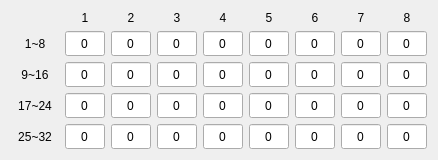
<?xml version="1.0" encoding="UTF-8"?>
<ui version="4.0">
 <class>PointTable</class>
 <widget class="QWidget" name="PointTable">
  <property name="geometry">
   <rect>
    <x>0</x>
    <y>0</y>
    <width>438</width>
    <height>158</height>
   </rect>
  </property>
  <property name="windowTitle">
   <string>Form</string>
  </property>
  <layout class="QGridLayout" name="gridLayout">
   <item row="0" column="1">
    <widget class="QLabel" name="label">
     <property name="font">
      <font>
       <pointsize>9</pointsize>
      </font>
     </property>
     <property name="text">
      <string>1</string>
     </property>
     <property name="alignment">
      <set>Qt::AlignCenter</set>
     </property>
    </widget>
   </item>
   <item row="0" column="2">
    <widget class="QLabel" name="label_2">
     <property name="font">
      <font>
       <pointsize>9</pointsize>
      </font>
     </property>
     <property name="text">
      <string>2</string>
     </property>
     <property name="alignment">
      <set>Qt::AlignCenter</set>
     </property>
    </widget>
   </item>
   <item row="0" column="3">
    <widget class="QLabel" name="label_3">
     <property name="font">
      <font>
       <pointsize>9</pointsize>
      </font>
     </property>
     <property name="text">
      <string>3</string>
     </property>
     <property name="alignment">
      <set>Qt::AlignCenter</set>
     </property>
    </widget>
   </item>
   <item row="0" column="4">
    <widget class="QLabel" name="label_4">
     <property name="font">
      <font>
       <pointsize>9</pointsize>
      </font>
     </property>
     <property name="text">
      <string>4</string>
     </property>
     <property name="alignment">
      <set>Qt::AlignCenter</set>
     </property>
    </widget>
   </item>
   <item row="0" column="5">
    <widget class="QLabel" name="label_5">
     <property name="font">
      <font>
       <pointsize>9</pointsize>
      </font>
     </property>
     <property name="text">
      <string>5</string>
     </property>
     <property name="alignment">
      <set>Qt::AlignCenter</set>
     </property>
    </widget>
   </item>
   <item row="0" column="6">
    <widget class="QLabel" name="label_6">
     <property name="font">
      <font>
       <pointsize>9</pointsize>
      </font>
     </property>
     <property name="text">
      <string>6</string>
     </property>
     <property name="alignment">
      <set>Qt::AlignCenter</set>
     </property>
    </widget>
   </item>
   <item row="0" column="7">
    <widget class="QLabel" name="label_7">
     <property name="font">
      <font>
       <pointsize>9</pointsize>
      </font>
     </property>
     <property name="text">
      <string>7</string>
     </property>
     <property name="alignment">
      <set>Qt::AlignCenter</set>
     </property>
    </widget>
   </item>
   <item row="0" column="8">
    <widget class="QLabel" name="label_8">
     <property name="font">
      <font>
       <pointsize>9</pointsize>
      </font>
     </property>
     <property name="text">
      <string>8</string>
     </property>
     <property name="alignment">
      <set>Qt::AlignCenter</set>
     </property>
    </widget>
   </item>
   <item row="1" column="0">
    <widget class="QLabel" name="label_9">
     <property name="font">
      <font>
       <pointsize>9</pointsize>
      </font>
     </property>
     <property name="text">
      <string>1~8</string>
     </property>
     <property name="alignment">
      <set>Qt::AlignCenter</set>
     </property>
    </widget>
   </item>
   <item row="1" column="1">
    <widget class="QLineEdit" name="lineEdit_1">
     <property name="minimumSize">
      <size>
       <width>40</width>
       <height>25</height>
      </size>
     </property>
     <property name="maximumSize">
      <size>
       <width>40</width>
       <height>25</height>
      </size>
     </property>
     <property name="font">
      <font>
       <pointsize>9</pointsize>
      </font>
     </property>
     <property name="text">
      <string>0</string>
     </property>
     <property name="alignment">
      <set>Qt::AlignCenter</set>
     </property>
    </widget>
   </item>
   <item row="1" column="2">
    <widget class="QLineEdit" name="lineEdit_2">
     <property name="minimumSize">
      <size>
       <width>40</width>
       <height>25</height>
      </size>
     </property>
     <property name="maximumSize">
      <size>
       <width>40</width>
       <height>25</height>
      </size>
     </property>
     <property name="font">
      <font>
       <pointsize>9</pointsize>
      </font>
     </property>
     <property name="text">
      <string>0</string>
     </property>
     <property name="alignment">
      <set>Qt::AlignCenter</set>
     </property>
    </widget>
   </item>
   <item row="1" column="3">
    <widget class="QLineEdit" name="lineEdit_3">
     <property name="minimumSize">
      <size>
       <width>40</width>
       <height>25</height>
      </size>
     </property>
     <property name="maximumSize">
      <size>
       <width>40</width>
       <height>25</height>
      </size>
     </property>
     <property name="font">
      <font>
       <pointsize>9</pointsize>
      </font>
     </property>
     <property name="text">
      <string>0</string>
     </property>
     <property name="alignment">
      <set>Qt::AlignCenter</set>
     </property>
    </widget>
   </item>
   <item row="1" column="4">
    <widget class="QLineEdit" name="lineEdit_4">
     <property name="minimumSize">
      <size>
       <width>40</width>
       <height>25</height>
      </size>
     </property>
     <property name="maximumSize">
      <size>
       <width>40</width>
       <height>25</height>
      </size>
     </property>
     <property name="font">
      <font>
       <pointsize>9</pointsize>
      </font>
     </property>
     <property name="text">
      <string>0</string>
     </property>
     <property name="alignment">
      <set>Qt::AlignCenter</set>
     </property>
    </widget>
   </item>
   <item row="1" column="5">
    <widget class="QLineEdit" name="lineEdit_5">
     <property name="minimumSize">
      <size>
       <width>40</width>
       <height>25</height>
      </size>
     </property>
     <property name="maximumSize">
      <size>
       <width>40</width>
       <height>25</height>
      </size>
     </property>
     <property name="font">
      <font>
       <pointsize>9</pointsize>
      </font>
     </property>
     <property name="text">
      <string>0</string>
     </property>
     <property name="alignment">
      <set>Qt::AlignCenter</set>
     </property>
    </widget>
   </item>
   <item row="1" column="6">
    <widget class="QLineEdit" name="lineEdit_6">
     <property name="minimumSize">
      <size>
       <width>40</width>
       <height>25</height>
      </size>
     </property>
     <property name="maximumSize">
      <size>
       <width>40</width>
       <height>25</height>
      </size>
     </property>
     <property name="font">
      <font>
       <pointsize>9</pointsize>
      </font>
     </property>
     <property name="text">
      <string>0</string>
     </property>
     <property name="alignment">
      <set>Qt::AlignCenter</set>
     </property>
    </widget>
   </item>
   <item row="1" column="7">
    <widget class="QLineEdit" name="lineEdit_7">
     <property name="minimumSize">
      <size>
       <width>40</width>
       <height>25</height>
      </size>
     </property>
     <property name="maximumSize">
      <size>
       <width>40</width>
       <height>25</height>
      </size>
     </property>
     <property name="font">
      <font>
       <pointsize>9</pointsize>
      </font>
     </property>
     <property name="text">
      <string>0</string>
     </property>
     <property name="alignment">
      <set>Qt::AlignCenter</set>
     </property>
    </widget>
   </item>
   <item row="1" column="8">
    <widget class="QLineEdit" name="lineEdit_8">
     <property name="minimumSize">
      <size>
       <width>40</width>
       <height>25</height>
      </size>
     </property>
     <property name="maximumSize">
      <size>
       <width>40</width>
       <height>25</height>
      </size>
     </property>
     <property name="font">
      <font>
       <pointsize>9</pointsize>
      </font>
     </property>
     <property name="text">
      <string>0</string>
     </property>
     <property name="alignment">
      <set>Qt::AlignCenter</set>
     </property>
    </widget>
   </item>
   <item row="2" column="0">
    <widget class="QLabel" name="label_10">
     <property name="font">
      <font>
       <pointsize>9</pointsize>
      </font>
     </property>
     <property name="text">
      <string>9~16</string>
     </property>
     <property name="alignment">
      <set>Qt::AlignCenter</set>
     </property>
    </widget>
   </item>
   <item row="2" column="1">
    <widget class="QLineEdit" name="lineEdit_9">
     <property name="minimumSize">
      <size>
       <width>40</width>
       <height>25</height>
      </size>
     </property>
     <property name="maximumSize">
      <size>
       <width>40</width>
       <height>25</height>
      </size>
     </property>
     <property name="font">
      <font>
       <pointsize>9</pointsize>
      </font>
     </property>
     <property name="text">
      <string>0</string>
     </property>
     <property name="alignment">
      <set>Qt::AlignCenter</set>
     </property>
    </widget>
   </item>
   <item row="2" column="2">
    <widget class="QLineEdit" name="lineEdit_10">
     <property name="minimumSize">
      <size>
       <width>40</width>
       <height>25</height>
      </size>
     </property>
     <property name="maximumSize">
      <size>
       <width>40</width>
       <height>25</height>
      </size>
     </property>
     <property name="font">
      <font>
       <pointsize>9</pointsize>
      </font>
     </property>
     <property name="text">
      <string>0</string>
     </property>
     <property name="alignment">
      <set>Qt::AlignCenter</set>
     </property>
    </widget>
   </item>
   <item row="2" column="3">
    <widget class="QLineEdit" name="lineEdit_11">
     <property name="minimumSize">
      <size>
       <width>40</width>
       <height>25</height>
      </size>
     </property>
     <property name="maximumSize">
      <size>
       <width>40</width>
       <height>25</height>
      </size>
     </property>
     <property name="font">
      <font>
       <pointsize>9</pointsize>
      </font>
     </property>
     <property name="text">
      <string>0</string>
     </property>
     <property name="alignment">
      <set>Qt::AlignCenter</set>
     </property>
    </widget>
   </item>
   <item row="2" column="4">
    <widget class="QLineEdit" name="lineEdit_12">
     <property name="minimumSize">
      <size>
       <width>40</width>
       <height>25</height>
      </size>
     </property>
     <property name="maximumSize">
      <size>
       <width>40</width>
       <height>25</height>
      </size>
     </property>
     <property name="font">
      <font>
       <pointsize>9</pointsize>
      </font>
     </property>
     <property name="text">
      <string>0</string>
     </property>
     <property name="alignment">
      <set>Qt::AlignCenter</set>
     </property>
    </widget>
   </item>
   <item row="2" column="5">
    <widget class="QLineEdit" name="lineEdit_13">
     <property name="minimumSize">
      <size>
       <width>40</width>
       <height>25</height>
      </size>
     </property>
     <property name="maximumSize">
      <size>
       <width>40</width>
       <height>25</height>
      </size>
     </property>
     <property name="font">
      <font>
       <pointsize>9</pointsize>
      </font>
     </property>
     <property name="text">
      <string>0</string>
     </property>
     <property name="alignment">
      <set>Qt::AlignCenter</set>
     </property>
    </widget>
   </item>
   <item row="2" column="6">
    <widget class="QLineEdit" name="lineEdit_14">
     <property name="minimumSize">
      <size>
       <width>40</width>
       <height>25</height>
      </size>
     </property>
     <property name="maximumSize">
      <size>
       <width>40</width>
       <height>25</height>
      </size>
     </property>
     <property name="font">
      <font>
       <pointsize>9</pointsize>
      </font>
     </property>
     <property name="text">
      <string>0</string>
     </property>
     <property name="alignment">
      <set>Qt::AlignCenter</set>
     </property>
    </widget>
   </item>
   <item row="2" column="7">
    <widget class="QLineEdit" name="lineEdit_15">
     <property name="minimumSize">
      <size>
       <width>40</width>
       <height>25</height>
      </size>
     </property>
     <property name="maximumSize">
      <size>
       <width>40</width>
       <height>25</height>
      </size>
     </property>
     <property name="font">
      <font>
       <pointsize>9</pointsize>
      </font>
     </property>
     <property name="text">
      <string>0</string>
     </property>
     <property name="alignment">
      <set>Qt::AlignCenter</set>
     </property>
    </widget>
   </item>
   <item row="2" column="8">
    <widget class="QLineEdit" name="lineEdit_16">
     <property name="minimumSize">
      <size>
       <width>40</width>
       <height>25</height>
      </size>
     </property>
     <property name="maximumSize">
      <size>
       <width>40</width>
       <height>25</height>
      </size>
     </property>
     <property name="font">
      <font>
       <pointsize>9</pointsize>
      </font>
     </property>
     <property name="text">
      <string>0</string>
     </property>
     <property name="alignment">
      <set>Qt::AlignCenter</set>
     </property>
    </widget>
   </item>
   <item row="3" column="0">
    <widget class="QLabel" name="label_11">
     <property name="font">
      <font>
       <pointsize>9</pointsize>
      </font>
     </property>
     <property name="text">
      <string>17~24</string>
     </property>
     <property name="alignment">
      <set>Qt::AlignCenter</set>
     </property>
    </widget>
   </item>
   <item row="3" column="1">
    <widget class="QLineEdit" name="lineEdit_17">
     <property name="minimumSize">
      <size>
       <width>40</width>
       <height>25</height>
      </size>
     </property>
     <property name="maximumSize">
      <size>
       <width>40</width>
       <height>25</height>
      </size>
     </property>
     <property name="font">
      <font>
       <pointsize>9</pointsize>
      </font>
     </property>
     <property name="text">
      <string>0</string>
     </property>
     <property name="alignment">
      <set>Qt::AlignCenter</set>
     </property>
    </widget>
   </item>
   <item row="3" column="2">
    <widget class="QLineEdit" name="lineEdit_18">
     <property name="minimumSize">
      <size>
       <width>40</width>
       <height>25</height>
      </size>
     </property>
     <property name="maximumSize">
      <size>
       <width>40</width>
       <height>25</height>
      </size>
     </property>
     <property name="font">
      <font>
       <pointsize>9</pointsize>
      </font>
     </property>
     <property name="text">
      <string>0</string>
     </property>
     <property name="alignment">
      <set>Qt::AlignCenter</set>
     </property>
    </widget>
   </item>
   <item row="3" column="3">
    <widget class="QLineEdit" name="lineEdit_19">
     <property name="minimumSize">
      <size>
       <width>40</width>
       <height>25</height>
      </size>
     </property>
     <property name="maximumSize">
      <size>
       <width>40</width>
       <height>25</height>
      </size>
     </property>
     <property name="font">
      <font>
       <pointsize>9</pointsize>
      </font>
     </property>
     <property name="text">
      <string>0</string>
     </property>
     <property name="alignment">
      <set>Qt::AlignCenter</set>
     </property>
    </widget>
   </item>
   <item row="3" column="4">
    <widget class="QLineEdit" name="lineEdit_20">
     <property name="minimumSize">
      <size>
       <width>40</width>
       <height>25</height>
      </size>
     </property>
     <property name="maximumSize">
      <size>
       <width>40</width>
       <height>25</height>
      </size>
     </property>
     <property name="font">
      <font>
       <pointsize>9</pointsize>
      </font>
     </property>
     <property name="text">
      <string>0</string>
     </property>
     <property name="alignment">
      <set>Qt::AlignCenter</set>
     </property>
    </widget>
   </item>
   <item row="3" column="5">
    <widget class="QLineEdit" name="lineEdit_21">
     <property name="minimumSize">
      <size>
       <width>40</width>
       <height>25</height>
      </size>
     </property>
     <property name="maximumSize">
      <size>
       <width>40</width>
       <height>25</height>
      </size>
     </property>
     <property name="font">
      <font>
       <pointsize>9</pointsize>
      </font>
     </property>
     <property name="text">
      <string>0</string>
     </property>
     <property name="alignment">
      <set>Qt::AlignCenter</set>
     </property>
    </widget>
   </item>
   <item row="3" column="6">
    <widget class="QLineEdit" name="lineEdit_22">
     <property name="minimumSize">
      <size>
       <width>40</width>
       <height>25</height>
      </size>
     </property>
     <property name="maximumSize">
      <size>
       <width>40</width>
       <height>25</height>
      </size>
     </property>
     <property name="font">
      <font>
       <pointsize>9</pointsize>
      </font>
     </property>
     <property name="text">
      <string>0</string>
     </property>
     <property name="alignment">
      <set>Qt::AlignCenter</set>
     </property>
    </widget>
   </item>
   <item row="3" column="7">
    <widget class="QLineEdit" name="lineEdit_23">
     <property name="minimumSize">
      <size>
       <width>40</width>
       <height>25</height>
      </size>
     </property>
     <property name="maximumSize">
      <size>
       <width>40</width>
       <height>25</height>
      </size>
     </property>
     <property name="font">
      <font>
       <pointsize>9</pointsize>
      </font>
     </property>
     <property name="text">
      <string>0</string>
     </property>
     <property name="alignment">
      <set>Qt::AlignCenter</set>
     </property>
    </widget>
   </item>
   <item row="3" column="8">
    <widget class="QLineEdit" name="lineEdit_24">
     <property name="minimumSize">
      <size>
       <width>40</width>
       <height>25</height>
      </size>
     </property>
     <property name="maximumSize">
      <size>
       <width>40</width>
       <height>25</height>
      </size>
     </property>
     <property name="font">
      <font>
       <pointsize>9</pointsize>
      </font>
     </property>
     <property name="text">
      <string>0</string>
     </property>
     <property name="alignment">
      <set>Qt::AlignCenter</set>
     </property>
    </widget>
   </item>
   <item row="4" column="0">
    <widget class="QLabel" name="label_12">
     <property name="font">
      <font>
       <pointsize>9</pointsize>
      </font>
     </property>
     <property name="text">
      <string>25~32</string>
     </property>
     <property name="alignment">
      <set>Qt::AlignCenter</set>
     </property>
    </widget>
   </item>
   <item row="4" column="1">
    <widget class="QLineEdit" name="lineEdit_25">
     <property name="minimumSize">
      <size>
       <width>40</width>
       <height>25</height>
      </size>
     </property>
     <property name="maximumSize">
      <size>
       <width>40</width>
       <height>25</height>
      </size>
     </property>
     <property name="font">
      <font>
       <pointsize>9</pointsize>
      </font>
     </property>
     <property name="text">
      <string>0</string>
     </property>
     <property name="alignment">
      <set>Qt::AlignCenter</set>
     </property>
    </widget>
   </item>
   <item row="4" column="2">
    <widget class="QLineEdit" name="lineEdit_26">
     <property name="minimumSize">
      <size>
       <width>40</width>
       <height>25</height>
      </size>
     </property>
     <property name="maximumSize">
      <size>
       <width>40</width>
       <height>25</height>
      </size>
     </property>
     <property name="font">
      <font>
       <pointsize>9</pointsize>
      </font>
     </property>
     <property name="text">
      <string>0</string>
     </property>
     <property name="alignment">
      <set>Qt::AlignCenter</set>
     </property>
    </widget>
   </item>
   <item row="4" column="3">
    <widget class="QLineEdit" name="lineEdit_27">
     <property name="minimumSize">
      <size>
       <width>40</width>
       <height>25</height>
      </size>
     </property>
     <property name="maximumSize">
      <size>
       <width>40</width>
       <height>25</height>
      </size>
     </property>
     <property name="font">
      <font>
       <pointsize>9</pointsize>
      </font>
     </property>
     <property name="text">
      <string>0</string>
     </property>
     <property name="alignment">
      <set>Qt::AlignCenter</set>
     </property>
    </widget>
   </item>
   <item row="4" column="4">
    <widget class="QLineEdit" name="lineEdit_28">
     <property name="minimumSize">
      <size>
       <width>40</width>
       <height>25</height>
      </size>
     </property>
     <property name="maximumSize">
      <size>
       <width>40</width>
       <height>25</height>
      </size>
     </property>
     <property name="font">
      <font>
       <pointsize>9</pointsize>
      </font>
     </property>
     <property name="text">
      <string>0</string>
     </property>
     <property name="alignment">
      <set>Qt::AlignCenter</set>
     </property>
    </widget>
   </item>
   <item row="4" column="5">
    <widget class="QLineEdit" name="lineEdit_29">
     <property name="minimumSize">
      <size>
       <width>40</width>
       <height>25</height>
      </size>
     </property>
     <property name="maximumSize">
      <size>
       <width>40</width>
       <height>25</height>
      </size>
     </property>
     <property name="font">
      <font>
       <pointsize>9</pointsize>
      </font>
     </property>
     <property name="text">
      <string>0</string>
     </property>
     <property name="alignment">
      <set>Qt::AlignCenter</set>
     </property>
    </widget>
   </item>
   <item row="4" column="6">
    <widget class="QLineEdit" name="lineEdit_30">
     <property name="minimumSize">
      <size>
       <width>40</width>
       <height>25</height>
      </size>
     </property>
     <property name="maximumSize">
      <size>
       <width>40</width>
       <height>25</height>
      </size>
     </property>
     <property name="font">
      <font>
       <pointsize>9</pointsize>
      </font>
     </property>
     <property name="text">
      <string>0</string>
     </property>
     <property name="alignment">
      <set>Qt::AlignCenter</set>
     </property>
    </widget>
   </item>
   <item row="4" column="7">
    <widget class="QLineEdit" name="lineEdit_31">
     <property name="minimumSize">
      <size>
       <width>40</width>
       <height>25</height>
      </size>
     </property>
     <property name="maximumSize">
      <size>
       <width>40</width>
       <height>25</height>
      </size>
     </property>
     <property name="font">
      <font>
       <pointsize>9</pointsize>
      </font>
     </property>
     <property name="text">
      <string>0</string>
     </property>
     <property name="alignment">
      <set>Qt::AlignCenter</set>
     </property>
    </widget>
   </item>
   <item row="4" column="8">
    <widget class="QLineEdit" name="lineEdit_32">
     <property name="minimumSize">
      <size>
       <width>40</width>
       <height>25</height>
      </size>
     </property>
     <property name="maximumSize">
      <size>
       <width>40</width>
       <height>25</height>
      </size>
     </property>
     <property name="font">
      <font>
       <pointsize>9</pointsize>
      </font>
     </property>
     <property name="text">
      <string>0</string>
     </property>
     <property name="alignment">
      <set>Qt::AlignCenter</set>
     </property>
    </widget>
   </item>
  </layout>
 </widget>
 <resources/>
 <connections/>
</ui>
